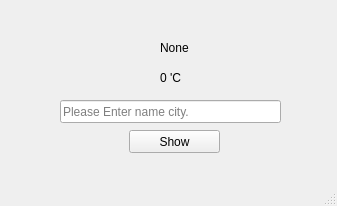
<?xml version="1.0" encoding="UTF-8"?>
<ui version="4.0">
 <class>MainWindow</class>
 <widget class="QMainWindow" name="MainWindow">
  <property name="geometry">
   <rect>
    <x>0</x>
    <y>0</y>
    <width>337</width>
    <height>206</height>
   </rect>
  </property>
  <property name="windowTitle">
   <string>MainWindow</string>
  </property>
  <widget class="QWidget" name="centralwidget">
   <widget class="QLineEdit" name="input">
    <property name="geometry">
     <rect>
      <x>60</x>
      <y>100</y>
      <width>221</width>
      <height>23</height>
     </rect>
    </property>
    <property name="placeholderText">
     <string>Please Enter name city.</string>
    </property>
   </widget>
   <widget class="QPushButton" name="run">
    <property name="geometry">
     <rect>
      <x>129</x>
      <y>130</y>
      <width>91</width>
      <height>23</height>
     </rect>
    </property>
    <property name="text">
     <string>Show</string>
    </property>
   </widget>
   <widget class="QLabel" name="iconShow">
    <property name="geometry">
     <rect>
      <x>70</x>
      <y>10</y>
      <width>101</width>
      <height>91</height>
     </rect>
    </property>
    <property name="text">
     <string>&lt;html&gt;&lt;head/&gt;&lt;body&gt;&lt;p&gt;&lt;img src=&quot;:/icon/PNG/t.png&quot;/&gt;&lt;/p&gt;&lt;/body&gt;&lt;/html&gt;</string>
    </property>
   </widget>
   <widget class="QLabel" name="nameCity">
    <property name="geometry">
     <rect>
      <x>160</x>
      <y>40</y>
      <width>171</width>
      <height>16</height>
     </rect>
    </property>
    <property name="text">
     <string>None</string>
    </property>
   </widget>
   <widget class="QLabel" name="dama">
    <property name="geometry">
     <rect>
      <x>160</x>
      <y>70</y>
      <width>171</width>
      <height>16</height>
     </rect>
    </property>
    <property name="text">
     <string>0 'C</string>
    </property>
   </widget>
   <widget class="QLabel" name="Error">
    <property name="geometry">
     <rect>
      <x>240</x>
      <y>140</y>
      <width>91</width>
      <height>20</height>
     </rect>
    </property>
    <property name="text">
     <string/>
    </property>
   </widget>
  </widget>
  <widget class="QMenuBar" name="menubar">
   <property name="geometry">
    <rect>
     <x>0</x>
     <y>0</y>
     <width>337</width>
     <height>20</height>
    </rect>
   </property>
  </widget>
  <widget class="QStatusBar" name="statusbar"/>
 </widget>
 <resources>
  <include location="iconResource.qrc"/>
 </resources>
 <connections>
  <connection>
   <sender>run</sender>
   <signal>clicked()</signal>
   <receiver>run</receiver>
   <slot>hide()</slot>
   <hints>
    <hint type="sourcelabel">
     <x>174</x>
     <y>161</y>
    </hint>
    <hint type="destinationlabel">
     <x>174</x>
     <y>161</y>
    </hint>
   </hints>
  </connection>
 </connections>
</ui>
